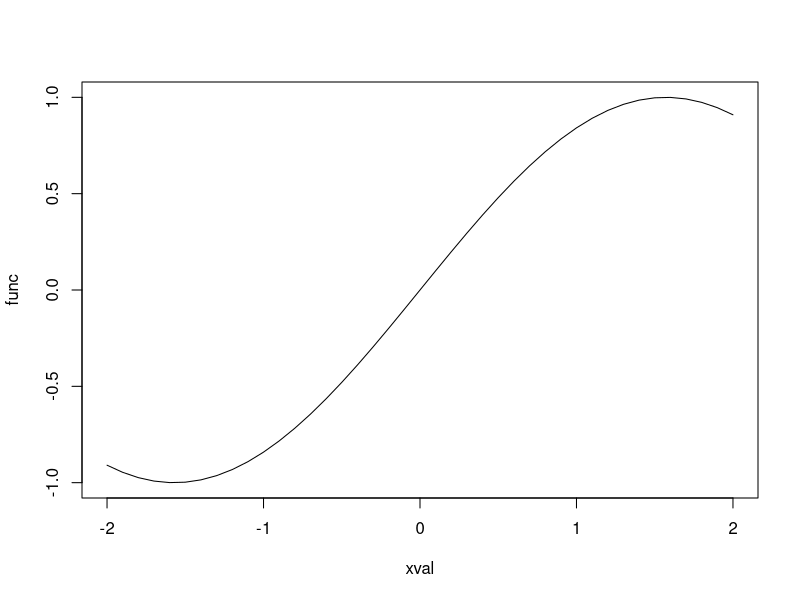
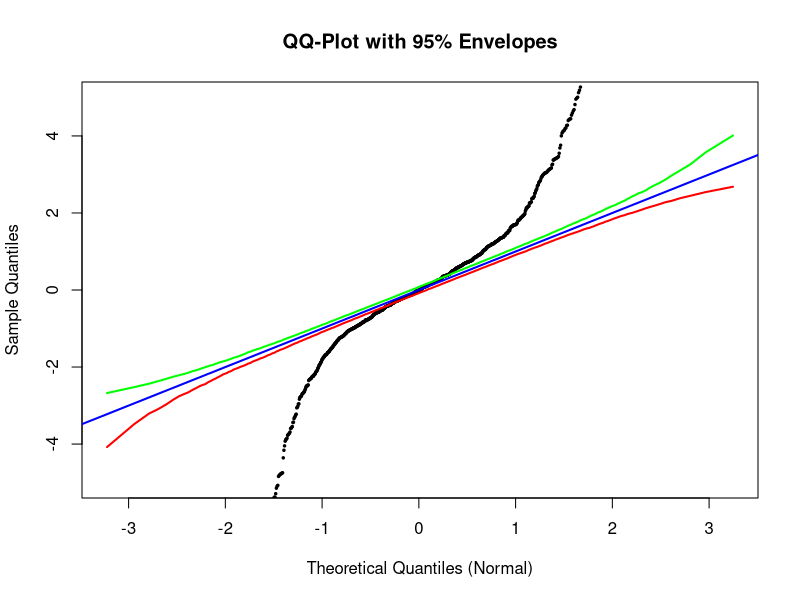
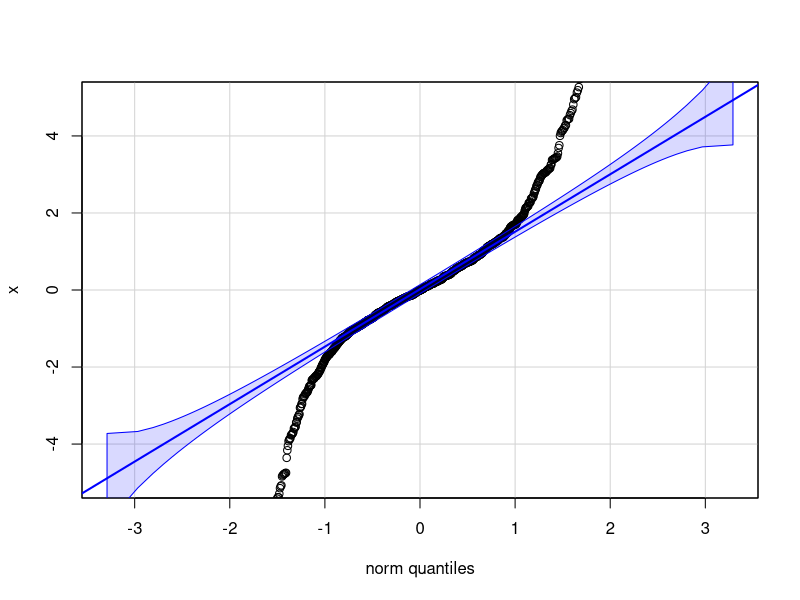

Recreate these plots in R, in order.
## ---- chunk 1
xval <- seq(-2,2,0.1)
func <- sin(xval)
plot(xval, func, "l")
## ---- chunk 2
set.seed(500)
x <- rt(1000, 1)
n <- length(x)
x_sorted <- sort(x)

#generating theoretical normal order statistics using stimulation
B <- 1000
Z <- matrix(rnorm(n * B), nrow = n, ncol = B)
Z_sorted <- apply(Z, 2, sort)

#95% envelope
theoretical <- rowMeans(Z_sorted)
lower <- apply(Z_sorted, 1, quantile, probs = 0.025)
upper <- apply(Z_sorted, 1, quantile, probs = 0.975)

#qqplot
plot(theoretical, x_sorted, pch = 20, cex = 0.5,
     xlab = "Theoretical Quantiles (Normal)",
     ylab = "Sample Quantiles",
     main = "QQ-Plot with 95% Envelopes",
     ylim = c(-5, 5))

lines(theoretical, lower, col = "red", lwd = 2)
lines(theoretical, upper, col = "green", lwd = 2)
abline(0, 1, col = "blue", lwd = 2)

## ---- chunk 3
library(car)
qqPlot(x, envelope = 0.95, ylim = c(-5, 5))
